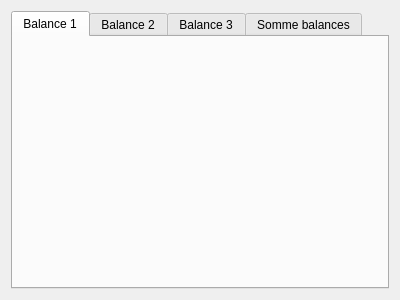
<?xml version="1.0" encoding="UTF-8"?>
<ui version="4.0">
 <class>histoDialog</class>
 <widget class="QDialog" name="histoDialog">
  <property name="geometry">
   <rect>
    <x>0</x>
    <y>0</y>
    <width>400</width>
    <height>300</height>
   </rect>
  </property>
  <property name="windowTitle">
   <string>Histogrammes</string>
  </property>
  <layout class="QGridLayout" name="gridLayout">
   <item row="0" column="0">
    <widget class="QTabWidget" name="tabWidget">
     <property name="currentIndex">
      <number>0</number>
     </property>
     <widget class="QWidget" name="histo1">
      <attribute name="title">
       <string>Balance 1</string>
      </attribute>
      <layout class="QVBoxLayout" name="verticalLayout_2">
       <item>
        <layout class="QVBoxLayout" name="histo1Layout"/>
       </item>
      </layout>
     </widget>
     <widget class="QWidget" name="histo2">
      <attribute name="title">
       <string>Balance 2</string>
      </attribute>
      <layout class="QVBoxLayout" name="verticalLayout_4">
       <item>
        <layout class="QVBoxLayout" name="histo2Layout"/>
       </item>
      </layout>
     </widget>
     <widget class="QWidget" name="histo3">
      <attribute name="title">
       <string>Balance 3</string>
      </attribute>
      <layout class="QVBoxLayout" name="verticalLayout_6">
       <item>
        <layout class="QVBoxLayout" name="histo3Layout"/>
       </item>
      </layout>
     </widget>
     <widget class="QWidget" name="histo4">
      <attribute name="title">
       <string>Somme balances</string>
      </attribute>
      <layout class="QVBoxLayout" name="verticalLayout_8">
       <item>
        <layout class="QVBoxLayout" name="histo4Layout"/>
       </item>
      </layout>
     </widget>
    </widget>
   </item>
  </layout>
 </widget>
 <resources/>
 <connections/>
</ui>
